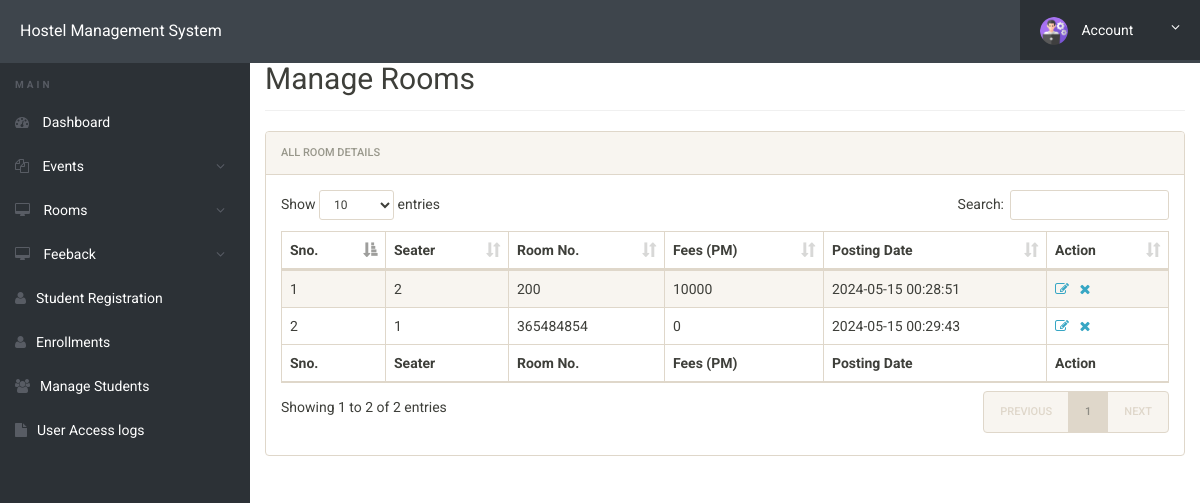
/hostel/admin/manage-rooms.php (signed in), run on the app's committed database.
### tables this page shows
CREATE TABLE `rooms` (
  `id` int(11) NOT NULL,
  `seater` int(11) DEFAULT NULL,
  `room_no` int(11) DEFAULT NULL,
  `fees` int(11) DEFAULT NULL,
  `posting_date` timestamp NULL DEFAULT current_timestamp()
);

### hostel/admin/manage-rooms.php (the view, shortened to what this page needs)
<?php
include('includes/config.php');
?>
<!doctype html>
<html lang="en" class="no-js">
<head>
	<link rel="stylesheet" href="css/font-awesome.min.css">
	<link rel="stylesheet" href="css/bootstrap.min.css">
	<link rel="stylesheet" href="css/dataTables.bootstrap.min.css">
	<link rel="stylesheet" href="css/bootstrap-social.css">
	<link rel="stylesheet" href="css/bootstrap-select.css">
	<link rel="stylesheet" href="css/fileinput.min.css">
	<link rel="stylesheet" href="css/awesome-bootstrap-checkbox.css">
	<link rel="stylesheet" href="css/style.css">
</head>
<body>
	<?php include('includes/header.php');?>
	<div class="ts-main-content">
			<?php include('includes/sidebar.php');?>
		<div class="content-wrapper">
			<div class="container-fluid">
				<div class="row">
					<div class="col-md-12">
						<h2 class="page-title" style="margin-top: 4%">Manage Rooms</h2>
						<div class="panel panel-default">
							<div class="panel-heading">All Room Details</div>
							<div class="panel-body">
								<table id="zctb" class="display table table-striped table-bordered table-hover" cellspacing="0" width="100%">
									<thead>
										<tr>
											<th>Sno.</th>
											<th>Seater</th>
											<th>Room No.</th>
											<th>Fees (PM) </th>
											<th>Posting Date  </th>
											<th>Action</th>
										</tr>
									</thead>
									<tfoot>
										<tr>
											<th>Sno.</th>
											<th>Seater</th>
											<th>Room No.</th>
											<th>Fees (PM) </th>
											<th>Posting Date  </th>
											<th>Action</th>
										</tr>
									</tfoot>
									<tbody>
<?php
$ret="select * from rooms";
$stmt= $mysqli->prepare($ret) ;
$stmt->execute() ;
$res=$stmt->get_result();
$cnt=1;
while($row=$res->fetch_object())
	  {
	  	?>
<tr><td><?php echo $cnt;;?></td>
<td><?php echo $row->seater;?></td>
<td><?php echo $row->room_no;?></td>
<td><?php echo $row->fees;?></td>
<td><?php echo $row->posting_date;?></td>
<td><a href="edit-room.php?id=<?php echo $row->id;?>"><i class="fa fa-edit"></i></a>&nbsp;&nbsp;
<a href="manage-rooms.php?del=<?php echo $row->id;?>" onclick="return confirm("Do you want to delete");"><i class="fa fa-close"></i></a></td>
										</tr>
									<?php
$cnt=$cnt+1;
									 } ?>
									</tbody>
								</table>
							</div>
						</div>
					</div>
				</div>
			</div>
		</div>
	</div>
</body>
</html>

### hostel/admin/css/style.css (style rules this page uses)
html { font-size: 14px; }
@media only screen and (min-width: 480px) { html { font-size: 17px; } }
@media only screen and (min-width: 768px) { html { font-size: 14px; } }
body { font-size: 1em; }
a { color: #37a6c4; }
.panel { overflow: hidden; }
.page-title { padding-bottom: 15px; margin-bottom: 20px; border-bottom: 1px solid #f0f0f0; }
.ts-main-content .content-wrapper { padding-top: 15px; margin-top: 10px; }
@media only screen and (min-width: 992px) { .ts-main-content .content-wrapper { margin-left: 250px; } }

### data on the page
rooms: seater "2", room_no "200", fees "10000", posting_date "2024-05-15 00:28:51"
rooms: seater "1", room_no "365484854", fees "0", posting_date "2024-05-15 00:29:43"
